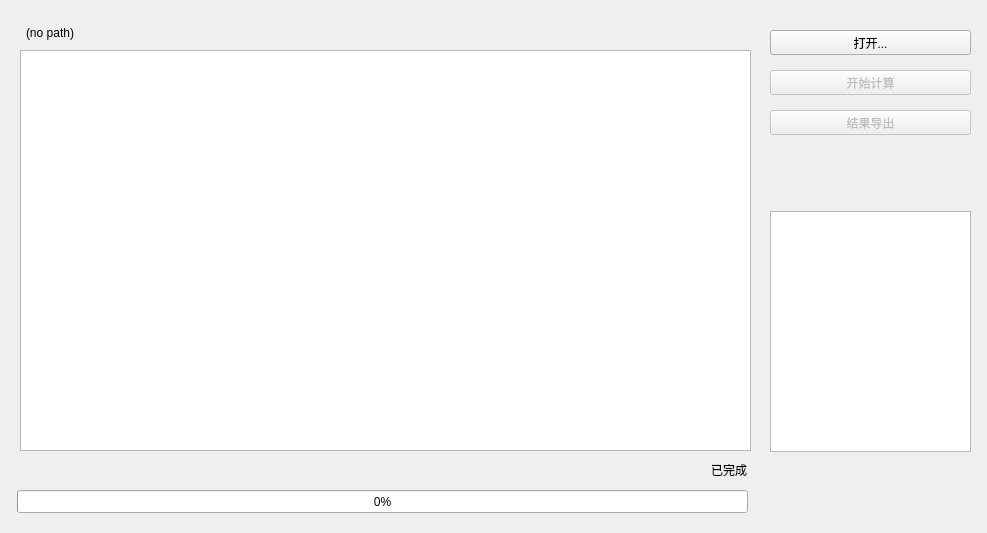
<?xml version="1.0" encoding="UTF-8"?>
<ui version="4.0">
 <class>form_metrics</class>
 <widget class="QWidget" name="form_metrics">
  <property name="geometry">
   <rect>
    <x>0</x>
    <y>0</y>
    <width>987</width>
    <height>533</height>
   </rect>
  </property>
  <property name="windowTitle">
   <string>日志指标计算</string>
  </property>
  <widget class="QTableView" name="table_result">
   <property name="geometry">
    <rect>
     <x>20</x>
     <y>50</y>
     <width>731</width>
     <height>401</height>
    </rect>
   </property>
  </widget>
  <widget class="QPushButton" name="button_open">
   <property name="geometry">
    <rect>
     <x>770</x>
     <y>30</y>
     <width>201</width>
     <height>25</height>
    </rect>
   </property>
   <property name="text">
    <string>打开...</string>
   </property>
   <property name="shortcut">
    <string>Ctrl+O</string>
   </property>
  </widget>
  <widget class="QPushButton" name="button_start">
   <property name="enabled">
    <bool>false</bool>
   </property>
   <property name="geometry">
    <rect>
     <x>770</x>
     <y>70</y>
     <width>201</width>
     <height>25</height>
    </rect>
   </property>
   <property name="text">
    <string>开始计算</string>
   </property>
   <property name="shortcut">
    <string>Return</string>
   </property>
  </widget>
  <widget class="QLabel" name="label_status">
   <property name="geometry">
    <rect>
     <x>26</x>
     <y>460</y>
     <width>721</width>
     <height>20</height>
    </rect>
   </property>
   <property name="text">
    <string>已完成</string>
   </property>
   <property name="alignment">
    <set>Qt::AlignRight|Qt::AlignTrailing|Qt::AlignVCenter</set>
   </property>
  </widget>
  <widget class="QLabel" name="label_path">
   <property name="geometry">
    <rect>
     <x>26</x>
     <y>23</y>
     <width>721</width>
     <height>20</height>
    </rect>
   </property>
   <property name="text">
    <string>(no path)</string>
   </property>
  </widget>
  <widget class="QProgressBar" name="progress_status">
   <property name="geometry">
    <rect>
     <x>17</x>
     <y>490</y>
     <width>731</width>
     <height>23</height>
    </rect>
   </property>
   <property name="value">
    <number>0</number>
   </property>
  </widget>
  <widget class="QPushButton" name="button_export">
   <property name="enabled">
    <bool>false</bool>
   </property>
   <property name="geometry">
    <rect>
     <x>770</x>
     <y>110</y>
     <width>201</width>
     <height>25</height>
    </rect>
   </property>
   <property name="text">
    <string>结果导出</string>
   </property>
  </widget>
  <widget class="QListWidget" name="list_metrics">
   <property name="geometry">
    <rect>
     <x>770</x>
     <y>211</y>
     <width>201</width>
     <height>241</height>
    </rect>
   </property>
   <property name="sortingEnabled">
    <bool>false</bool>
   </property>
  </widget>
 </widget>
 <resources/>
 <connections/>
</ui>
